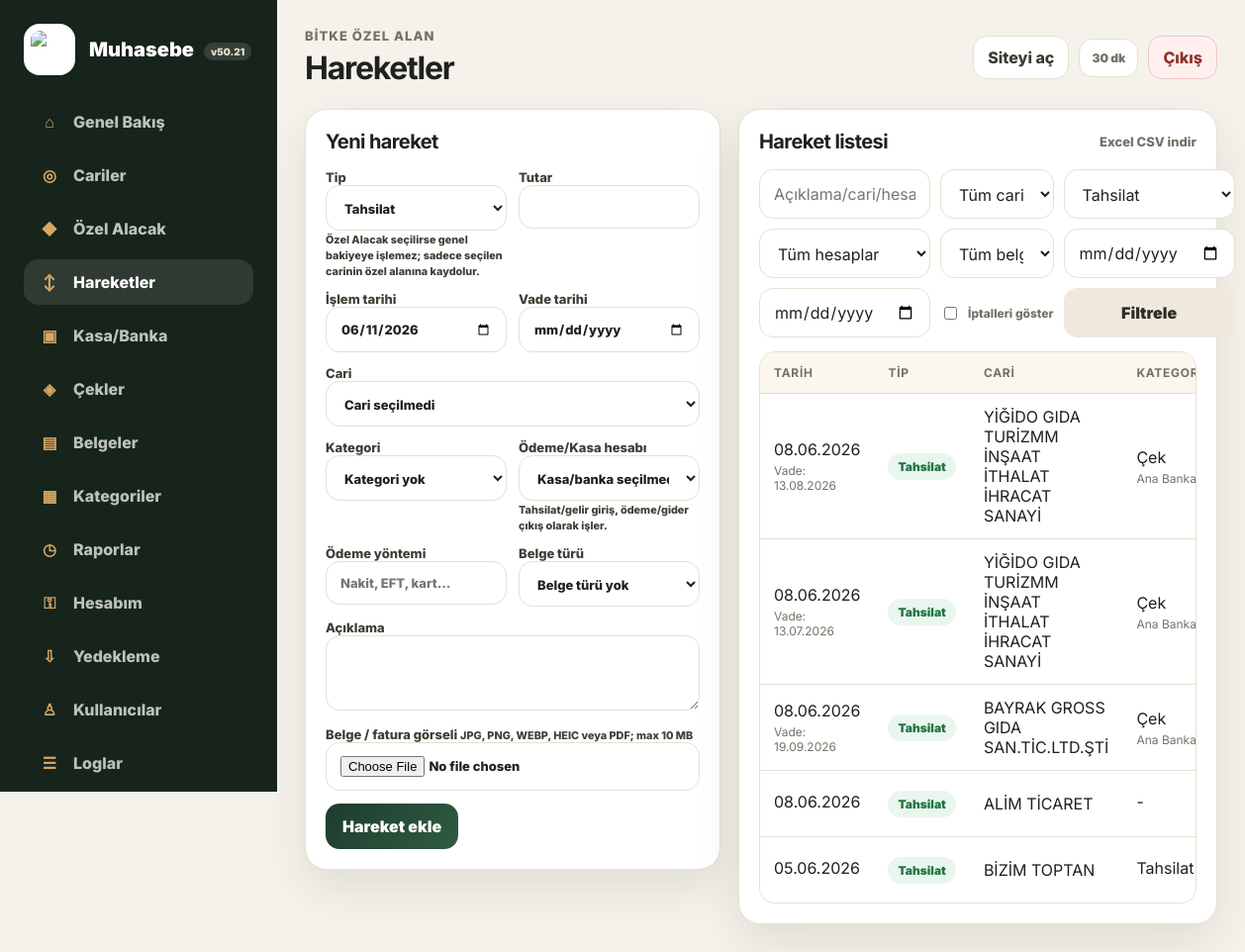
The page /hareketler.php?movement_type=tahsilat (signed in) on the database its author committed.
### tables this page shows
CREATE TABLE movements (
        id INTEGER PRIMARY KEY AUTOINCREMENT,
        cari_id INTEGER,
        category_id INTEGER,
        movement_type TEXT NOT NULL,
        amount REAL NOT NULL CHECK(amount >= 0),
        movement_date TEXT NOT NULL,
        due_date TEXT,
        payment_method TEXT,
        description TEXT,
        document_path TEXT,
        document_name TEXT,
        document_mime TEXT,
        created_by INTEGER,
        created_at TEXT NOT NULL,
        updated_at TEXT NOT NULL, account_id INTEGER, document_type TEXT, is_cancelled INTEGER NOT NULL DEFAULT 0, cancelled_at TEXT, cancelled_by INTEGER, cancel_reason TEXT,
        FOREIGN KEY(cari_id) REFERENCES cariler(id) ON DELETE SET NULL,
        FOREIGN KEY(category_id) REFERENCES categories(id) ON DELETE SET NULL,
        FOREIGN KEY(created_by) REFERENCES users(id) ON DELETE SET NULL
    );

CREATE TABLE cariler (
        id INTEGER PRIMARY KEY AUTOINCREMENT,
        cari_type TEXT NOT NULL DEFAULT 'Firma',
        name TEXT NOT NULL,
        tax_no TEXT,
        phone TEXT,
        email TEXT,
        address TEXT,
        notes TEXT,
        created_at TEXT NOT NULL,
        updated_at TEXT NOT NULL
    , tax_office TEXT, authorized_person TEXT, iban TEXT, city TEXT);

CREATE TABLE categories (
        id INTEGER PRIMARY KEY AUTOINCREMENT,
        name TEXT NOT NULL UNIQUE,
        type TEXT NOT NULL DEFAULT 'genel',
        created_at TEXT NOT NULL
    );

CREATE TABLE accounts (
        id INTEGER PRIMARY KEY AUTOINCREMENT,
        account_type TEXT NOT NULL DEFAULT 'kasa',
        name TEXT NOT NULL,
        iban TEXT,
        bank_name TEXT,
        opening_balance REAL NOT NULL DEFAULT 0,
        is_active INTEGER NOT NULL DEFAULT 1,
        notes TEXT,
        created_at TEXT NOT NULL,
        updated_at TEXT NOT NULL
    );

### bootstrap.php (called while the page is built, shortened)
<?php
function db(): PDO
{
    static $pdo = null;
    if ($pdo instanceof PDO) return $pdo;
    $pdo = new PDO('sqlite:' . DB_PATH);
    $pdo->setAttribute(PDO::ATTR_ERRMODE, PDO::ERRMODE_EXCEPTION);
    $pdo->setAttribute(PDO::ATTR_DEFAULT_FETCH_MODE, PDO::FETCH_ASSOC);
    $pdo->exec('PRAGMA foreign_keys = ON');
    return $pdo;
}
function e($value): string { return htmlspecialchars((string)$value, ENT_QUOTES, 'UTF-8'); }
function is_logged_in(): bool { return !empty($_SESSION['user_id']); }
function current_user(): ?array
{
    static $cached = null;
    if ($cached !== null) return $cached;
    $stmt = db()->prepare('SELECT * FROM users WHERE id = ? AND is_active = 1');
    $stmt->execute([$_SESSION['user_id']]);
    $cached = $stmt->fetch() ?: null;
    return $cached;
}
function require_login(): void
{
    if (!is_logged_in() || !current_user()) redirect('index.php');
}
function user_role(): string { $u = current_user(); return $u['role'] ?? 'viewer'; }
function can_write(): bool { return in_array(user_role(), ['admin','editor'], true); }
function tr_date(?string $date): string { if (!$date) return '-'; $ts = strtotime($date); return $ts ? date('d.m.Y', $ts) : e($date); }
function movement_types(): array
{
    return [
        'alacak' => ['label'=>'Alacak','tone'=>'info'],
        'tahsilat' => ['label'=>'Tahsilat','tone'=>'success'],
        'verecek' => ['label'=>'Verecek','tone'=>'warning'],
        'odeme' => ['label'=>'Ödeme','tone'=>'danger'],
        'gelir' => ['label'=>'Gelir','tone'=>'success'],
        'gider' => ['label'=>'Gider','tone'=>'danger'],
    ];
}
function movement_entry_types(): array
{
    $types = movement_types();
    $ordered = [];
    foreach ($types as $key => $meta) {
        $ordered[$key] = $meta;
        if ($key === 'alacak') {
            $ordered['ozel_alacak'] = ['label'=>'Özel Alacak','tone'=>'special'];
        }
    }
    return $ordered;
}
function movement_label(string $type): string { $t = movement_entry_types(); return $t[$type]['label'] ?? $type; }
function movement_tone(string $type): string { $t = movement_entry_types(); return $t[$type]['tone'] ?? 'neutral'; }
function accounts_for_select(bool $activeOnly = true): array
{
    $sql = 'SELECT * FROM accounts';
    if ($activeOnly) $sql .= ' WHERE is_active=1';
    $sql .= ' ORDER BY account_type ASC, name ASC';
    return db()->query($sql)->fetchAll();
}

### hareketler.php (the view, shortened to what this page needs)
<?php
require_once __DIR__ . '/layout.php';
require_login();
$accounts = accounts_for_select(true);
$edit = null;
$q = trim($_GET['q'] ?? '');
$type = trim($_GET['movement_type'] ?? '');
$start = trim($_GET['start'] ?? '');
$end = trim($_GET['end'] ?? '');
$includeCancelled = isset($_GET['include_cancelled']);
$where=[]; $params=[];
if (!$includeCancelled) { $where[]='COALESCE(m.is_cancelled,0)=0'; }
if ($type !== '') { $where[]='m.movement_type=?'; $params[]=$type; }
$sql="SELECT m.*, c.name AS cari_name, cat.name AS category_name, a.name AS account_name FROM movements m LEFT JOIN cariler c ON c.id=m.cari_id LEFT JOIN categories cat ON cat.id=m.category_id LEFT JOIN accounts a ON a.id=m.account_id";
if ($where) $sql .= ' WHERE ' . implode(' AND ', $where);
$sql .= ' ORDER BY m.movement_date DESC, m.id DESC LIMIT 500';
$stmt = db()->prepare($sql);
$stmt->execute($params);
$movements=$stmt->fetchAll();
page_header('Hareketler', 'hareketler');
?>
<section class="form-grid">
  <article class="panel-card form-card">
    <div class="card-head"><h3><?php echo $edit ? 'Hareket düzenle' : 'Yeni hareket'; ?></h3></div>
    <?php if (can_write()): ?>
    <form method="post" enctype="multipart/form-data" class="stack-form">
      <div class="two-col">
        <label>Tip<select name="movement_type" required data-cash-type><?php $entryTypes = $edit ? movement_types() : movement_entry_types(); foreach ($entryTypes as $key=>$meta): ?><option value="<?php echo e($key); ?>" <?php echo (($edit['movement_type'] ?? ($_GET['movement_type'] ?? ''))===$key)?'selected':''; ?>><?php echo e($meta['label']); ?></option><?php endforeach; ?></select><small>Özel Alacak seçilirse genel bakiyeye işlemez; sadece seçilen carinin özel alanına kaydolur.</small></label>
        <label>Tutar<input name="amount" type="text" inputmode="decimal" required value="<?php echo e($edit['amount'] ?? ''); ?>"></label>
      </div>
      <div class="two-col">
        <label>İşlem tarihi<input name="movement_date" type="date" required value="<?php echo e($edit['movement_date'] ?? date('Y-m-d')); ?>"></label>
        <label>Vade tarihi<input name="due_date" type="date" value="<?php echo e($edit['due_date'] ?? ''); ?>"></label>
      </div>
      <label>Cari<select name="cari_id"><option value="">Cari seçilmedi</option></select></label>
      <div class="two-col">
        <label>Kategori<select name="category_id"><option value="">Kategori yok</option></select></label>
        <label>Ödeme/Kasa hesabı<select name="account_id"><option value="">Kasa/banka seçilmedi</option></select><small>Tahsilat/gelir giriş, ödeme/gider çıkış olarak işler.</small></label>
      </div>
      <div class="two-col">
        <label>Ödeme yöntemi<input name="payment_method" placeholder="Nakit, EFT, kart..." value="<?php echo e($edit['payment_method'] ?? ''); ?>"></label>
        <label>Belge türü<select name="document_type"><option value="">Belge türü yok</option></select></label>
      </div>
      <label>Açıklama<textarea name="description" rows="3"><?php echo e($edit['description'] ?? ''); ?></textarea></label>
      <label>Belge / fatura görseli <small>JPG, PNG, WEBP, HEIC veya PDF; max 10 MB</small><input name="document" type="file" accept="image/*,application/pdf"></label>
      <div class="form-actions"><button class="btn btn-primary" type="submit"><?php echo $edit ? 'Güncelle' : 'Hareket ekle'; ?></button><?php if ($edit): ?><a class="btn btn-secondary" href="hareketler.php">Vazgeç</a><?php endif; ?></div>
    </form>
    <?php else: ?><p class="muted">Görüntüleme yetkisindesiniz. Hareket ekleme/düzenleme kapalı.</p><?php endif; ?>
  </article>
  <article class="panel-card">
    <div class="card-head"><h3>Hareket listesi</h3><a href="export.php?type=movements&<?php echo e(http_build_query($_GET)); ?>">Excel CSV indir</a></div>
    <form class="filterbar multi ultra" method="get">
      <input name="q" placeholder="Açıklama/cari/hesap/belge ara" value="<?php echo e($q); ?>">
      <select name="cari_id"><option value="">Tüm cariler</option></select>
      <select name="movement_type"><option value="">Tüm tipler</option><?php foreach(movement_types() as $key=>$meta): ?><option value="<?php echo e($key); ?>" <?php echo $type===$key?'selected':''; ?>><?php echo e($meta['label']); ?></option><?php endforeach; ?></select>
      <select name="account_id"><option value="">Tüm hesaplar</option></select>
      <select name="document_type"><option value="">Tüm belgeler</option></select>
      <input type="date" name="start" value="<?php echo e($start); ?>"><input type="date" name="end" value="<?php echo e($end); ?>">
      <label class="check tiny"><input type="checkbox" name="include_cancelled" value="1" <?php echo $includeCancelled?'checked':''; ?>> İptalleri göster</label>
      <button class="btn btn-secondary" type="submit">Filtrele</button>
    </form>
    <div class="table-wrap">
      <table>
        <thead><tr><th>Tarih</th><th>Tip</th><th>Cari</th><th>Kategori/Hesap</th><th>Açıklama</th><th>Belge</th><th class="right">Tutar</th><th></th></tr></thead>
        <tbody>
          <?php foreach($movements as $m): $cancelled=(int)($m['is_cancelled'] ?? 0)===1; ?>
          <tr class="<?php echo $cancelled ? 'row-cancelled' : ''; ?>">
            <td><?php echo e(tr_date($m['movement_date'])); ?><small><?php echo $m['due_date'] ? 'Vade: '.e(tr_date($m['due_date'])) : ''; ?></small></td>
            <td><?php echo $cancelled ? badge('İptal','neutral') : badge(movement_label($m['movement_type']), movement_tone($m['movement_type'])); ?></td>
            <td><?php echo $m['cari_id'] ? '<a href="cari-detay.php?id='.e($m['cari_id']).'">'.e($m['cari_name']).'</a>' : '-'; ?></td>
            <td><?php echo e($m['category_name'] ?: '-'); ?><small><?php echo e($m['account_name'] ?: ''); ?></small></td>
          </tr>
          <?php endforeach; ?>
        </tbody>
      </table>
    </div>
  </article>
</section>
<?php page_footer(); ?>

### layout.php (shortened to what this page needs)
<?php
require_once __DIR__ . '/bootstrap.php';
function page_header(string $title, string $active = ''): void
{
    $nav = [
        ['dashboard', 'dashboard.php', 'Genel Bakış', '⌂'],
        ['cariler', 'cariler.php', 'Cariler', '◎'],
        ['ozel_alacaklar', 'ozel-alacaklar.php', 'Özel Alacak', '◆'],
        ['hareketler', 'hareketler.php', 'Hareketler', '↕'],
        ['hesaplar', 'hesaplar.php', 'Kasa/Banka', '▣'],
        ['cekler', 'cekler.php', 'Çekler', '◈'],
        ['belgeler', 'belgeler.php', 'Belgeler', '▤'],
        ['kategoriler', 'kategoriler.php', 'Kategoriler', '▦'],
        ['raporlar', 'raporlar.php', 'Raporlar', '◷'],
        ['hesabim', 'hesabim.php', 'Hesabım', '⚿'],
    ];
    if (is_admin()) {
        $nav[] = ['yedekler', 'yedekler.php', 'Yedekleme', '⇩'];
        $nav[] = ['kullanicilar', 'kullanicilar.php', 'Kullanıcılar', '♙'];
        $nav[] = ['loglar', 'loglar.php', 'Loglar', '☰'];
    }
    ?>
<!doctype html>
<html lang="tr">
<head>
  <link rel="stylesheet" href="assets/muhasebe.css?v=514" />
</head>
<body class="app-page">
  <div class="app-shell">
    <aside class="sidebar">
      <a class="brand" href="dashboard.php" aria-label="Bitke Muhasebe">
        <img src="../assets/img/header-logo-only.png" alt="Bitke" />
        <span>Muhasebe <small><?php echo e(APP_VERSION); ?></small></span>
      </a>
      <nav class="side-nav" aria-label="Panel menüsü">
        <?php foreach ($nav as $item): ?>
          <a class="<?php echo $active === $item[0] ? 'active' : ''; ?>" href="<?php echo e($item[1]); ?>">
            <span class="nav-ico"><?php echo e($item[3]); ?></span>
            <span><?php echo e($item[2]); ?></span>
          </a>
        <?php endforeach; ?>
      </nav>
    </aside>
    <main class="main">
      <header class="topbar">
        <div>
          <p>Bitke özel alan</p>
          <h1><?php echo e($title); ?></h1>
        </div>
        <div class="top-actions">
          <a class="ghost-link" href="../" target="_blank" rel="noopener">Siteyi aç</a>
          <span class="session-chip" title="İşlem yapılmazsa otomatik çıkış süresi">30 dk</span><a class="logout-link" href="logout.php">Çıkış</a>
        </div>
      </header>
<?php }
function page_footer(): void
{
    ?>
    </main>
  </div>
</body>
</html>
<?php }
function badge(string $label, string $tone = 'neutral'): string
{
    return '<span class="badge badge-' . e($tone) . '">' . e($label) . '</span>';
}

### rows shown on the page
movements: movement_date "08.06.2026", due_date "13.08.2026", cari.name "YİĞİDO GIDA TURİZMM İNŞAAT İTHALAT İHRACAT SANAYİ", category.name "Çek", account.name "Ana Banka"
movements: movement_date "08.06.2026", due_date "13.07.2026", cari.name "YİĞİDO GIDA TURİZMM İNŞAAT İTHALAT İHRACAT SANAYİ", category.name "Çek", account.name "Ana Banka"
movements: movement_date "08.06.2026", due_date "19.09.2026", cari.name "BAYRAK GROSS GIDA SAN.TİC.LTD.ŞTİ", category.name "Çek", account.name "Ana Banka"
movements: movement_date "08.06.2026", cari.name "ALİM TİCARET", category_name "-"
movements: movement_date "05.06.2026", cari.name "BİZİM TOPTAN", category.name "Tahsilat"

### other values the page prints
APP_VERSION "v50.21"
$item[3] "⌂"
$item[2] "Genel Bakış"
$item[3] "◎"
$item[2] "Cariler"
$item[3] "◆"
$item[2] "Özel Alacak"
$item[3] "↕"
$item[2] "Hareketler"
$item[3] "▣"
$item[2] "Kasa/Banka"
$item[3] "◈"
$item[2] "Çekler"
$item[3] "▤"
$item[2] "Belgeler"
